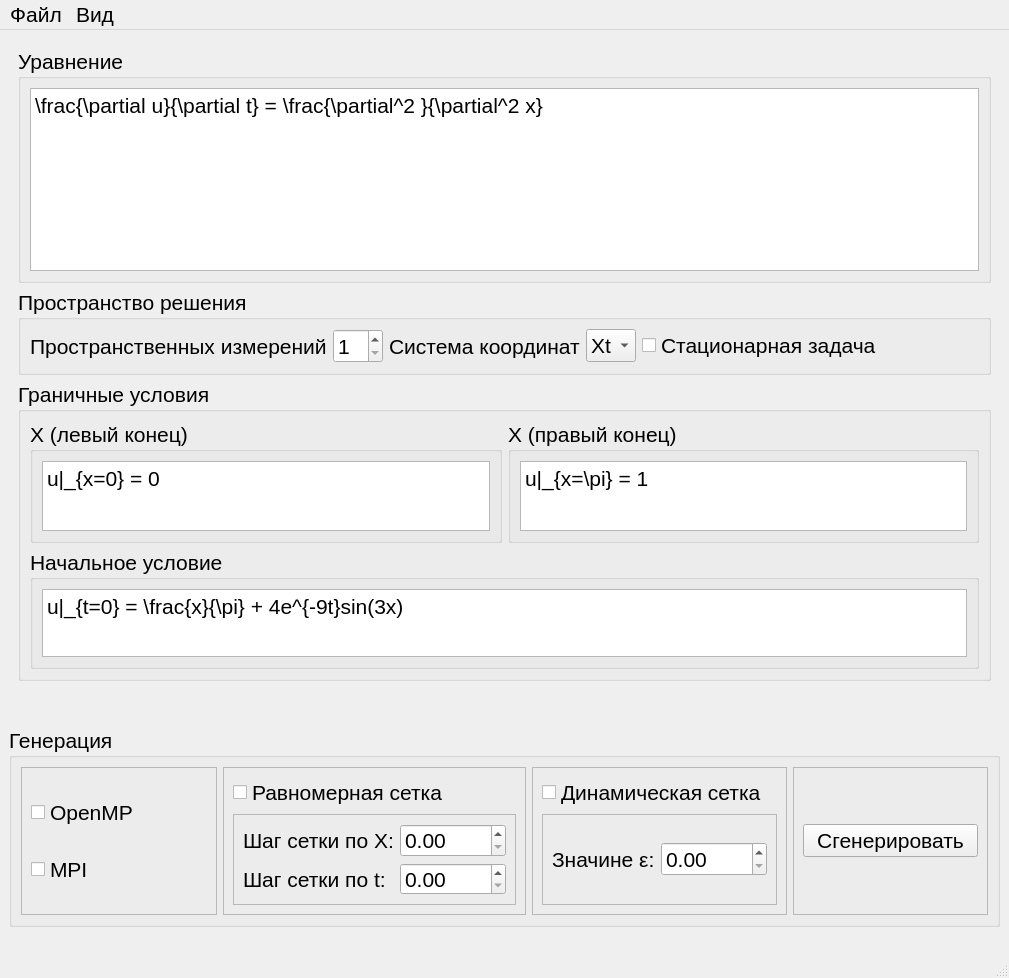
<?xml version="1.0" encoding="UTF-8"?>
<ui version="4.0">
 <class>MainWindow</class>
 <widget class="QMainWindow" name="MainWindow">
  <property name="geometry">
   <rect>
    <x>0</x>
    <y>0</y>
    <width>1009</width>
    <height>978</height>
   </rect>
  </property>
  <property name="font">
   <font>
    <pointsize>16</pointsize>
    <italic>false</italic>
   </font>
  </property>
  <property name="windowTitle">
   <string>MainWindow</string>
  </property>
  <widget class="QWidget" name="centralwidget">
   <layout class="QVBoxLayout" name="verticalLayout">
    <item>
     <layout class="QHBoxLayout" name="horizontalLayout">
      <item>
       <layout class="QVBoxLayout" name="textContainer">
        <item>
         <widget class="QFrame" name="frame">
          <layout class="QVBoxLayout" name="verticalLayout_2">
           <item>
            <widget class="QGroupBox" name="equationGroupText">
             <property name="title">
              <string>Уравнение</string>
             </property>
             <layout class="QVBoxLayout" name="verticalLayout_4">
              <item>
               <widget class="QPlainTextEdit" name="plainTextEdit">
                <property name="maximumSize">
                 <size>
                  <width>16777215</width>
                  <height>300</height>
                 </size>
                </property>
                <property name="plainText">
                 <string>\frac{\partial u}{\partial t} = \frac{\partial^2 }{\partial^2 x} </string>
                </property>
               </widget>
              </item>
             </layout>
            </widget>
           </item>
           <item>
            <widget class="QGroupBox" name="groupBox_5">
             <property name="title">
              <string>Пространство решения</string>
             </property>
             <layout class="QHBoxLayout" name="horizontalLayout_2">
              <item>
               <widget class="QLabel" name="label">
                <property name="text">
                 <string>Пространственных измерений</string>
                </property>
               </widget>
              </item>
              <item>
               <widget class="QSpinBox" name="dimensionSpinBox">
                <property name="maximumSize">
                 <size>
                  <width>50</width>
                  <height>16777215</height>
                 </size>
                </property>
                <property name="minimum">
                 <number>1</number>
                </property>
                <property name="maximum">
                 <number>10</number>
                </property>
                <property name="value">
                 <number>1</number>
                </property>
               </widget>
              </item>
              <item>
               <widget class="QLabel" name="label_3">
                <property name="text">
                 <string>Система координат</string>
                </property>
               </widget>
              </item>
              <item>
               <widget class="QComboBox" name="comboBox">
                <property name="maximumSize">
                 <size>
                  <width>100</width>
                  <height>16777215</height>
                 </size>
                </property>
                <property name="currentText">
                 <string>Xt</string>
                </property>
                <item>
                 <property name="text">
                  <string>Xt</string>
                 </property>
                </item>
               </widget>
              </item>
              <item>
               <widget class="QCheckBox" name="checkBox">
                <property name="layoutDirection">
                 <enum>Qt::LeftToRight</enum>
                </property>
                <property name="text">
                 <string>Стационарная задача</string>
                </property>
               </widget>
              </item>
              <item>
               <spacer name="horizontalSpacer">
                <property name="orientation">
                 <enum>Qt::Horizontal</enum>
                </property>
                <property name="sizeHint" stdset="0">
                 <size>
                  <width>40</width>
                  <height>20</height>
                 </size>
                </property>
               </spacer>
              </item>
             </layout>
            </widget>
           </item>
           <item>
            <widget class="QGroupBox" name="conditionsGroupText">
             <property name="title">
              <string>Граничные условия</string>
             </property>
             <property name="flat">
              <bool>false</bool>
             </property>
             <property name="checkable">
              <bool>false</bool>
             </property>
             <layout class="QGridLayout" name="gridLayout">
              <item row="0" column="0">
               <widget class="QGroupBox" name="groupBox_9">
                <property name="title">
                 <string>X (левый конец)</string>
                </property>
                <layout class="QVBoxLayout" name="verticalLayout_12">
                 <item>
                  <widget class="QPlainTextEdit" name="plainTextEdit_2">
                   <property name="maximumSize">
                    <size>
                     <width>16777215</width>
                     <height>80</height>
                    </size>
                   </property>
                   <property name="plainText">
                    <string>u|_{x=0} = 0</string>
                   </property>
                  </widget>
                 </item>
                </layout>
               </widget>
              </item>
              <item row="0" column="1">
               <widget class="QGroupBox" name="groupBox_8">
                <property name="title">
                 <string>X (правый конец)</string>
                </property>
                <layout class="QVBoxLayout" name="verticalLayout_11">
                 <item>
                  <widget class="QPlainTextEdit" name="plainTextEdit_4">
                   <property name="maximumSize">
                    <size>
                     <width>16777215</width>
                     <height>80</height>
                    </size>
                   </property>
                   <property name="plainText">
                    <string>u|_{x=\pi} = 1</string>
                   </property>
                  </widget>
                 </item>
                </layout>
               </widget>
              </item>
              <item row="1" column="0" colspan="2">
               <widget class="QGroupBox" name="groupBox_4">
                <property name="maximumSize">
                 <size>
                  <width>16777215</width>
                  <height>120</height>
                 </size>
                </property>
                <property name="title">
                 <string>Начальное условие</string>
                </property>
                <layout class="QVBoxLayout" name="verticalLayout_8">
                 <item>
                  <widget class="QPlainTextEdit" name="plainTextEdit_8">
                   <property name="maximumSize">
                    <size>
                     <width>16777215</width>
                     <height>150</height>
                    </size>
                   </property>
                   <property name="plainText">
                    <string>u|_{t=0} = \frac{x}{\pi} + 4e^{-9t}sin(3x)</string>
                   </property>
                  </widget>
                 </item>
                </layout>
               </widget>
              </item>
             </layout>
            </widget>
           </item>
           <item>
            <spacer name="verticalSpacer_2">
             <property name="orientation">
              <enum>Qt::Vertical</enum>
             </property>
             <property name="sizeHint" stdset="0">
              <size>
               <width>20</width>
               <height>40</height>
              </size>
             </property>
            </spacer>
           </item>
          </layout>
         </widget>
        </item>
       </layout>
      </item>
      <item>
       <layout class="QVBoxLayout" name="latexContainer"/>
      </item>
     </layout>
    </item>
    <item>
     <widget class="QGroupBox" name="groupBox">
      <property name="minimumSize">
       <size>
        <width>0</width>
        <height>200</height>
       </size>
      </property>
      <property name="title">
       <string>Генерация</string>
      </property>
      <layout class="QHBoxLayout" name="horizontalLayout_3">
       <item>
        <widget class="QFrame" name="frame_2">
         <property name="frameShape">
          <enum>QFrame::StyledPanel</enum>
         </property>
         <property name="frameShadow">
          <enum>QFrame::Raised</enum>
         </property>
         <layout class="QVBoxLayout" name="verticalLayout_3">
          <item>
           <widget class="QCheckBox" name="checkBox_2">
            <property name="font">
             <font>
              <pointsize>16</pointsize>
             </font>
            </property>
            <property name="text">
             <string>OpenMP</string>
            </property>
           </widget>
          </item>
          <item>
           <widget class="QCheckBox" name="checkBox_3">
            <property name="font">
             <font>
              <pointsize>16</pointsize>
             </font>
            </property>
            <property name="text">
             <string>MPI</string>
            </property>
           </widget>
          </item>
         </layout>
        </widget>
       </item>
       <item>
        <widget class="QFrame" name="frame_4">
         <property name="frameShape">
          <enum>QFrame::StyledPanel</enum>
         </property>
         <property name="frameShadow">
          <enum>QFrame::Raised</enum>
         </property>
         <layout class="QVBoxLayout" name="verticalLayout_5">
          <item>
           <widget class="QCheckBox" name="checkBox_4">
            <property name="font">
             <font>
              <pointsize>16</pointsize>
             </font>
            </property>
            <property name="text">
             <string>Равномерная сетка</string>
            </property>
           </widget>
          </item>
          <item>
           <widget class="QFrame" name="frame_3">
            <property name="frameShape">
             <enum>QFrame::StyledPanel</enum>
            </property>
            <property name="frameShadow">
             <enum>QFrame::Raised</enum>
            </property>
            <layout class="QGridLayout" name="gridLayout_2">
             <item row="0" column="0">
              <widget class="QLabel" name="label_4">
               <property name="font">
                <font>
                 <pointsize>16</pointsize>
                </font>
               </property>
               <property name="text">
                <string>Шаг сетки по X:</string>
               </property>
              </widget>
             </item>
             <item row="0" column="1">
              <widget class="QDoubleSpinBox" name="doubleSpinBox_2">
               <property name="maximum">
                <double>9999.000000000000000</double>
               </property>
              </widget>
             </item>
             <item row="1" column="0">
              <widget class="QLabel" name="label_5">
               <property name="font">
                <font>
                 <pointsize>16</pointsize>
                </font>
               </property>
               <property name="text">
                <string>Шаг сетки по t:</string>
               </property>
              </widget>
             </item>
             <item row="1" column="1">
              <widget class="QDoubleSpinBox" name="doubleSpinBox_3">
               <property name="maximum">
                <double>9999.000000000000000</double>
               </property>
              </widget>
             </item>
            </layout>
           </widget>
          </item>
         </layout>
        </widget>
       </item>
       <item>
        <widget class="QFrame" name="frame_6">
         <property name="frameShape">
          <enum>QFrame::StyledPanel</enum>
         </property>
         <property name="frameShadow">
          <enum>QFrame::Raised</enum>
         </property>
         <layout class="QVBoxLayout" name="verticalLayout_6">
          <item>
           <widget class="QCheckBox" name="checkBox_5">
            <property name="font">
             <font>
              <pointsize>16</pointsize>
             </font>
            </property>
            <property name="text">
             <string>Динамическая сетка</string>
            </property>
           </widget>
          </item>
          <item>
           <widget class="QFrame" name="frame_5">
            <property name="frameShape">
             <enum>QFrame::StyledPanel</enum>
            </property>
            <property name="frameShadow">
             <enum>QFrame::Raised</enum>
            </property>
            <layout class="QGridLayout" name="gridLayout_3">
             <item row="0" column="0">
              <widget class="QLabel" name="label_2">
               <property name="font">
                <font>
                 <pointsize>16</pointsize>
                </font>
               </property>
               <property name="text">
                <string>Значине ε:</string>
               </property>
              </widget>
             </item>
             <item row="0" column="1">
              <widget class="QDoubleSpinBox" name="doubleSpinBox">
               <property name="maximum">
                <double>9999.000000000000000</double>
               </property>
              </widget>
             </item>
            </layout>
           </widget>
          </item>
         </layout>
        </widget>
       </item>
       <item>
        <widget class="QFrame" name="frame_7">
         <property name="frameShape">
          <enum>QFrame::StyledPanel</enum>
         </property>
         <property name="frameShadow">
          <enum>QFrame::Raised</enum>
         </property>
         <layout class="QVBoxLayout" name="verticalLayout_7">
          <item>
           <widget class="QPushButton" name="pushButton">
            <property name="text">
             <string>Сгенерировать</string>
            </property>
           </widget>
          </item>
         </layout>
        </widget>
       </item>
      </layout>
     </widget>
    </item>
    <item>
     <spacer name="verticalSpacer">
      <property name="orientation">
       <enum>Qt::Vertical</enum>
      </property>
      <property name="sizeHint" stdset="0">
       <size>
        <width>20</width>
        <height>40</height>
       </size>
      </property>
     </spacer>
    </item>
   </layout>
  </widget>
  <widget class="QMenuBar" name="menubar">
   <property name="geometry">
    <rect>
     <x>0</x>
     <y>0</y>
     <width>1009</width>
     <height>22</height>
    </rect>
   </property>
   <widget class="QMenu" name="menu">
    <property name="title">
     <string>Файл</string>
    </property>
    <addaction name="action_2"/>
   </widget>
   <widget class="QMenu" name="menu_2">
    <property name="title">
     <string>Вид</string>
    </property>
    <addaction name="action"/>
    <addaction name="action_LaTeX"/>
   </widget>
   <addaction name="menu"/>
   <addaction name="menu_2"/>
  </widget>
  <widget class="QStatusBar" name="statusbar"/>
  <action name="action">
   <property name="text">
    <string>Показать текст</string>
   </property>
  </action>
  <action name="action_LaTeX">
   <property name="text">
    <string>Показать LaTeX</string>
   </property>
  </action>
  <action name="action_2">
   <property name="text">
    <string>Сохранить</string>
   </property>
  </action>
 </widget>
 <resources/>
 <connections/>
</ui>
